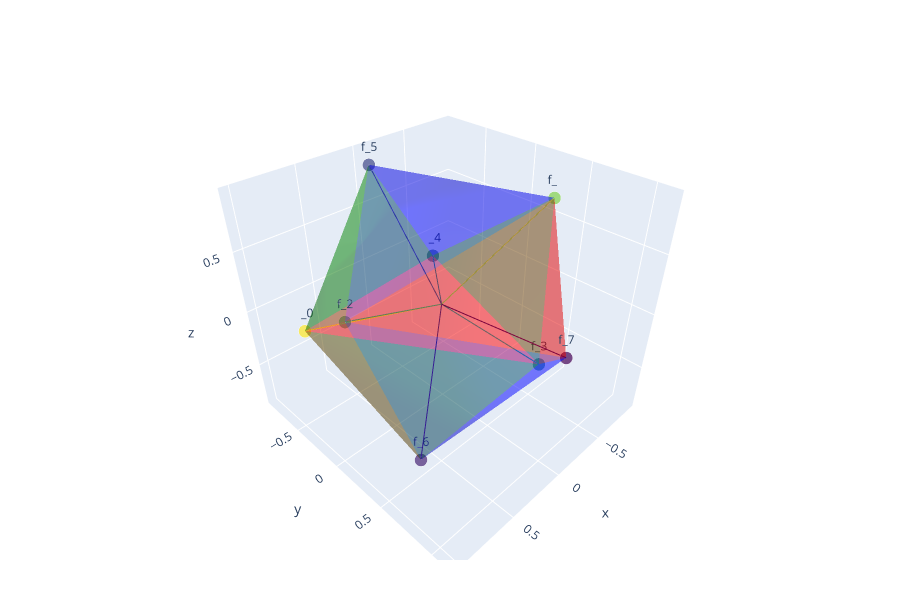

This figure's notebook cell:
### Code cell
plot_embedding_weights_3D_for_inst(model, inst=model.cfg.n_inst - 1)  # Plot for last instance

### Figure 1 — Plotly figure (JSON) as saved in the notebook; plotly's stock layout.template omitted (floating-point values rounded to 4 significant figures)
{"data": [{"line": {"color": "rgb(253, 231, 37)", "width": 2}, "marker": {"color": "rgb(253, 231, 37)", "size": [0, 15]}, "mode": "lines+markers+text", "showlegend": false, "text": ["", "f_0"], "textposition": "top center", "type": "scatter3d", "x": [0, 0.6754], "y": [0, -0.8654], "z": [0, -0.3527]}, {"line": {"color": "rgb(130, 210, 76)", "width": 2}, "marker": {"color": "rgb(130, 210, 76)", "size": [0, 15]}, "mode": "lines+markers+text", "showlegend": false, "text": ["", "f_1"], "textposition": "top center", "type": "scatter3d", "x": [0, -0.9321], "y": [0, 0.2571], "z": [0, 0.6343]}, {"line": {"color": "rgb(47, 176, 125)", "width": 2}, "marker": {"color": "rgb(47, 176, 125)", "size": [0, 15]}, "mode": "lines+markers+text", "showlegend": false, "text": ["", "f_2"], "textposition": "top center", "type": "scatter3d", "x": [0, 1.012], "y": [0, 0.2462], "z": [0, 0.4923]}, {"line": {"color": "rgb(36, 139, 140)", "width": 2}, "marker": {"color": "rgb(36, 139, 140)", "size": [0, 15]}, "mode": "lines+markers+text", "showlegend": false, "text": ["", "f_3"], "textposition": "top center", "type": "scatter3d", "x": [0, -0.7393], "y": [0, 0.4122], "z": [0, -0.7789]}, {"line": {"color": "rgb(48, 106, 142)", "width": 2}, "marker": {"color": "rgb(48, 106, 142)", "size": [0, 15]}, "mode": "lines+markers+text", "showlegend": false, "text": ["", "f_4"], "textposition": "top center", "type": "scatter3d", "x": [0, -0.7167], "y": [0, -0.8513], "z": [0, -0.2273]}, {"line": {"color": "rgb(63, 71, 136)", "width": 2}, "marker": {"color": "rgb(63, 71, 136)", "size": [0, 15]}, "mode": "lines+markers+text", "showlegend": false, "text": ["", "f_5"], "textposition": "top center", "type": "scatter3d", "x": [0, 0.06502], "y": [0, -0.6656], "z": [0, 0.9135]}, {"line": {"color": "rgb(72, 37, 117)", "width": 2}, "marker": {"color": "rgb(72, 37, 117)", "size": [0, 15]}, "mode": "lines+markers+text", "showlegend": false, "text": ["", "f_6"], "textposition": "top center", "type": "scatter3d", "x": [0, 0.6321], "y": [0, 0.4222], "z": [0, -0.8509]}, {"line": {"color": "rgb(68, 1, 84)", "width": 2}, "marker": {"color": "rgb(68, 1, 84)", "size": [0, 15]}, "mode": "lines+markers+text", "showlegend": false, "text": ["", "f_7"], "textposition": "top center", "type": "scatter3d", "x": [0, 0.01975], "y": [0, 1.122], "z": [0, 0.1564]}, {"facecolor": ["red", "blue", "green", "red", "blue", "green", "red", "blue", "green", "red", "blue", "green", "red", "blue", "green", "red", "blue", "green", "red", "blue", "green", "red", "blue", "green", "red", "blue", "green", "red", "blue", "green", "red", "blue", "green", "red", "blue", "green"], "i": [6, 5, 5, 7, 7, 3, 3, 3, 4, 4, 4, 4], "j": [0, 2, 0, 2, 6, 6, 7, 7, 5, 3, 5, 3], "k": [2, 1, 2, 1, 2, 0, 1, 6, 0, 0, 1, 1], "opacity": 0.3, "showlegend": false, "showscale": false, "type": "mesh3d", "x": [0.6754, -0.9321, 1.012, -0.7393, -0.7167, 0.06502, 0.6321, 0.01975], "y": [-0.8654, 0.2571, 0.2462, 0.4122, -0.8513, -0.6656, 0.4222, 1.122], "z": [-0.3527, 0.6343, 0.4923, -0.7789, -0.2273, 0.9135, -0.8509, 0.1564]}], "layout": {"height": 600, "margin": {"b": 40, "l": 40, "r": 40, "t": 60}}}
